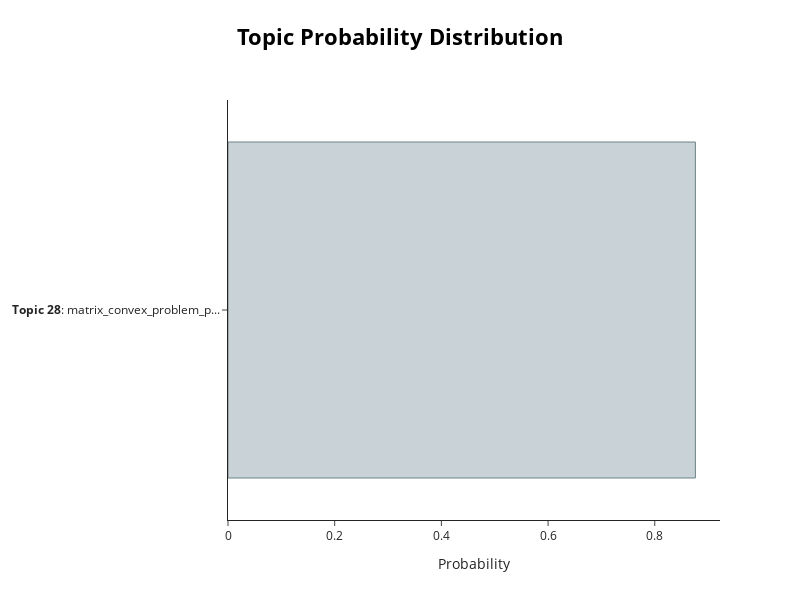

The notebook cell this image was saved under:
### Code cell
topic_model.visualize_distribution(probabilities[1001])

### Figure 1 — Plotly figure (JSON) as saved in the notebook; plotly's stock layout.template omitted (floating-point values rounded to 4 significant figures)
{"data": [{"marker": {"color": "#C8D2D7", "line": {"color": "#6E8484", "width": 1}}, "orientation": "h", "type": "bar", "x": [0.8762], "y": ["<b>Topic 28</b>: matrix_convex_problem_p..."]}], "layout": {"height": 600, "hoverlabel": {"bgcolor": "white", "font": {"family": "Rockwell", "size": 16}}, "title": {"font": {"color": "Black", "size": 22}, "text": "<b>Topic Probability Distribution</b>", "x": 0.5, "xanchor": "center", "y": 0.95, "yanchor": "top"}, "width": 800, "xaxis": {"title": {"text": "Probability"}}}}
